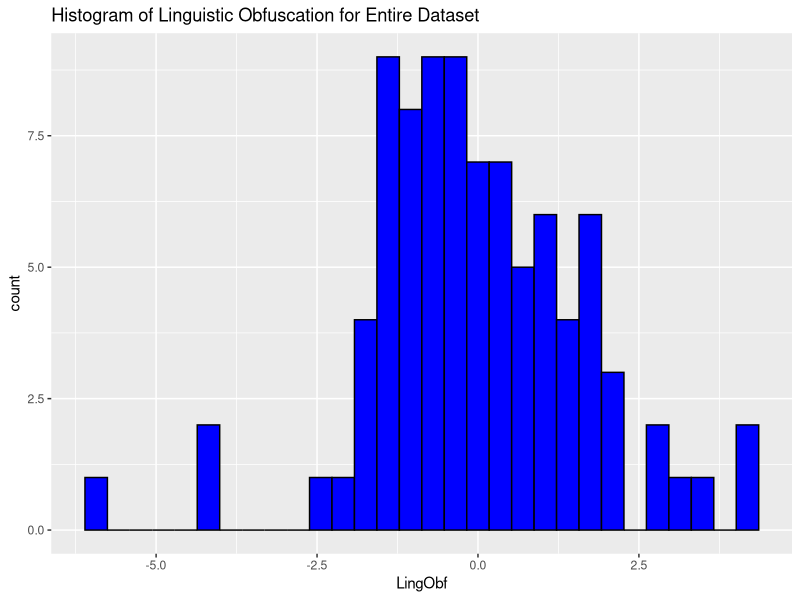
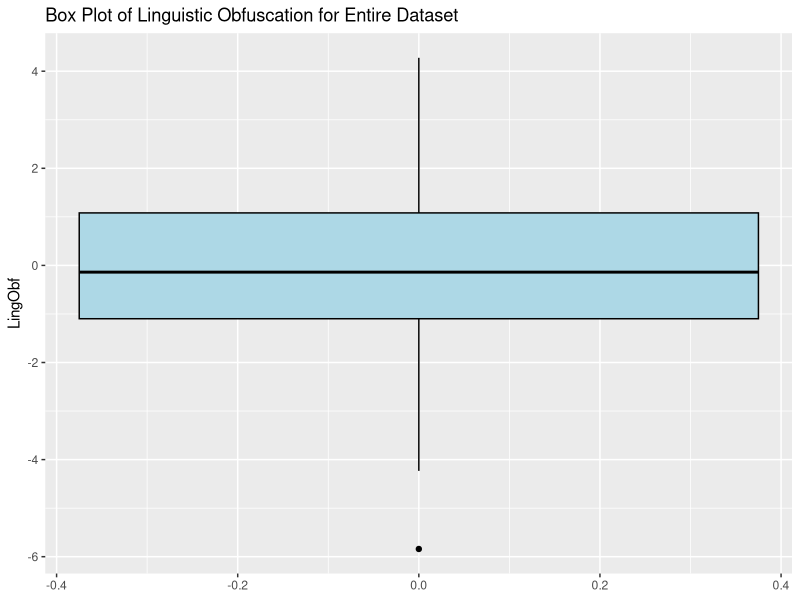
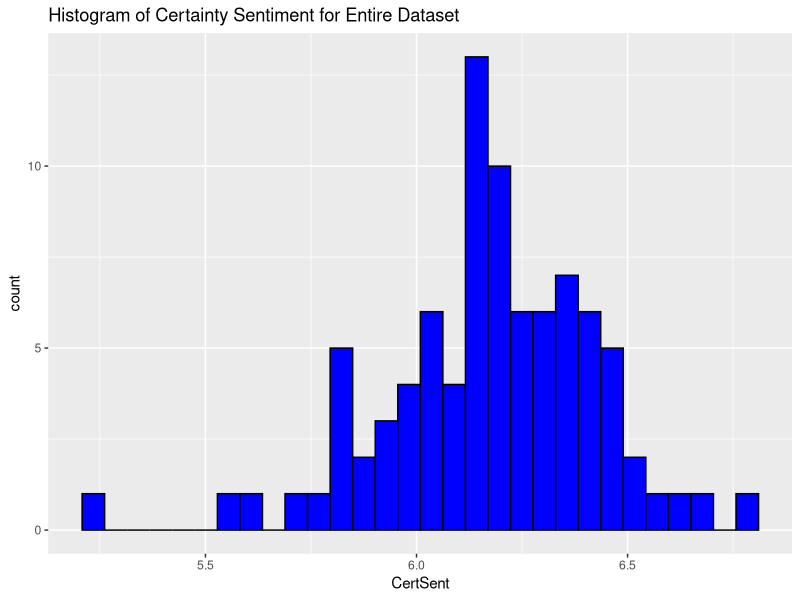
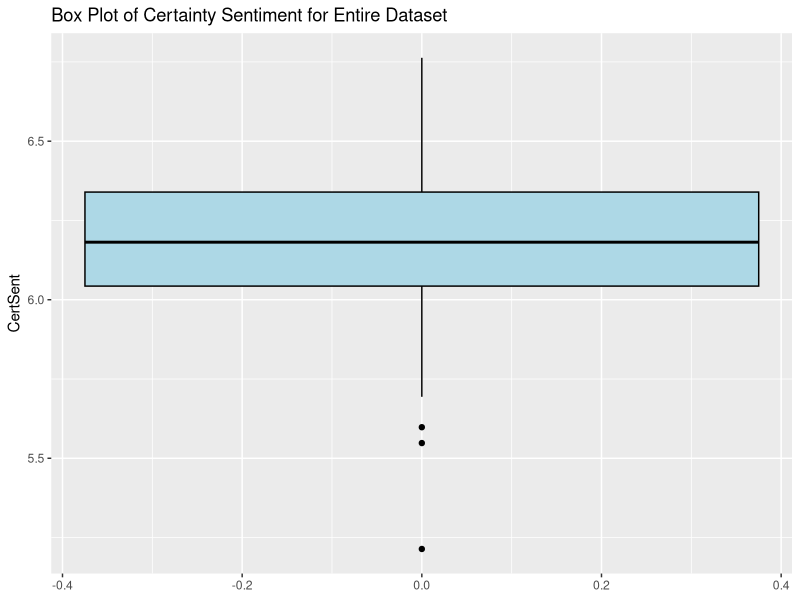
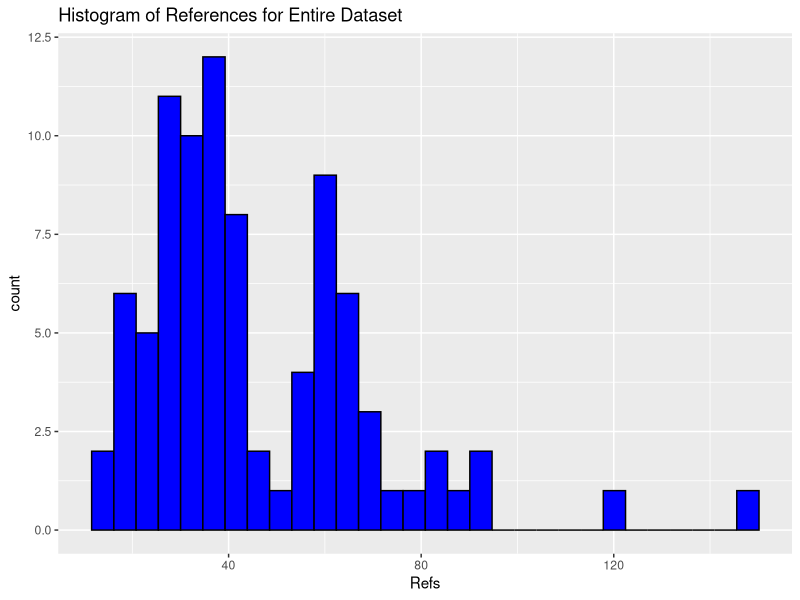
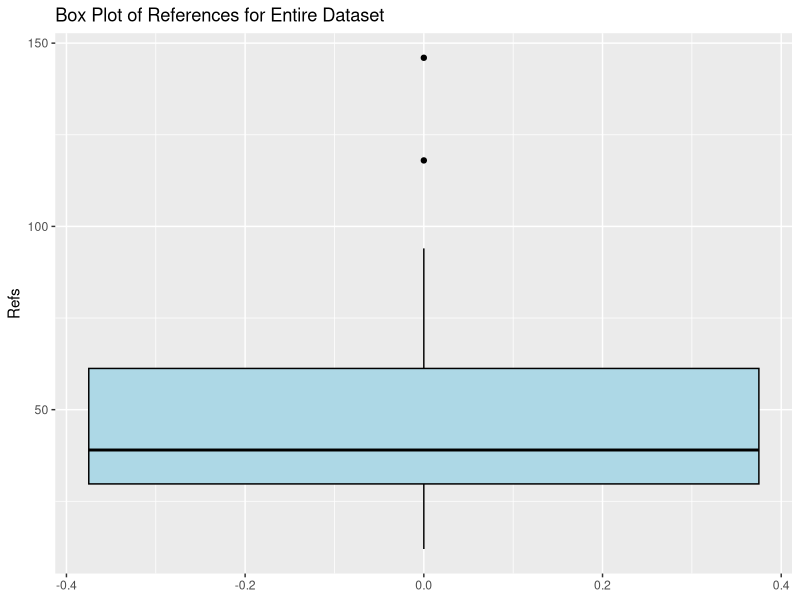
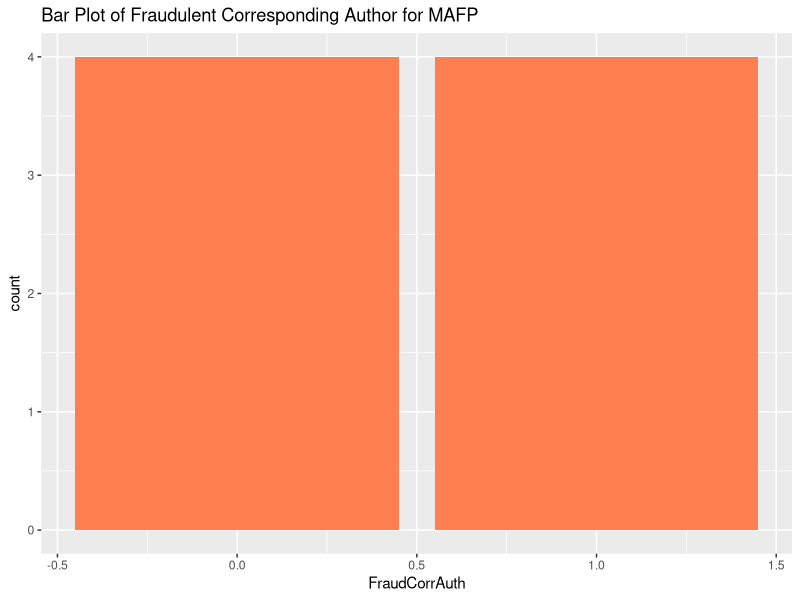

Here is the R script that generated these plots, in order:
## ---- chunk 1
# Set CRAN mirror
options(repos = list(CRAN = "https://cloud.r-project.org/"))
## ---- chunk 2
install.packages("readr")       # For reading data
install.packages("dplyr")       # For data manipulation and handling of missing data
install.packages("psych")       # For descriptive statistics, correlations
install.packages("ggplot2")     # For data visualization
install.packages("car")         # For diagnostic tests such as Levene's test
install.packages("rcompanion")  # For Games-Howell post-hoc test (if applicable)
install.packages("dunn.test")   # For Dunn post-hoc test (if applicable)
## ---- chunk 3
library(readr) # Loading the readr package

data <- read_csv("study_dataset.csv") # Loading in study dataset as "data"
## ---- chunk 4
# Calculate standardized scores for article, prep, and quantity and add them to the dataset
data$articles_standardized <- scale(data$article)
data$prep_standardized <- scale(data$prep)
data$quantity_standardized <- scale(data$quantity)

# Create the new variable 'abstraction' as the sum of the three standardized variables
data$abstraction <- (data$articles_standardized + data$prep_standardized + data$quantity_standardized)
## ---- chunk 5
# Calculate the new variable 'jargon' by subtracting 'Dic' from 100
data$jargon <- (100 - data$Dic)
## ---- chunk 6
# Standardize the new set of variables and add them to the dataset
data$abstraction_standardized <- scale(data$abstraction)
data$cause_standardized <- scale(data$cause)
data$jargon_standardized <- scale(data$jargon)
data$emo_pos_standardized <- scale(data$emo_pos)
data$flesch_re_standardized <- scale(data$flesch_re)
## ---- chunk 7
# Calculate 'LingObf'
data$LingObf <- (data$cause_standardized + data$abstraction_standardized + data$jargon_standardized) - (data$emo_pos_standardized + data$flesch_re_standardized)
## ---- chunk 8
data$CertSent <- data$certainty_avg
## ---- chunk 9
# Writing our data as a csv file in the current working directory
write.csv(data, "clean_study_data.csv")
## ---- chunk 10
library(dplyr) # Loading the dplyr package for data manipulation and handling missing values

# To summarize the number of missing values in each column
missing_data_summary <- sapply(data, function(x) sum(is.na(x)))

print(missing_data_summary) # To see summary of missing values for all columns
## ---- chunk 11
library(psych) # Loading the psych package

# Selecting the continuous variables I am interested in getting descriptive statistics for (plus paper type for the next part)
continuous_data_for_descriptives <- data[c("year", "Refs", "flesch_re", "WC", "abstraction", "jargon", "CertSent", "LingObf", "cause", "emo_pos", "article", "prep", "quantity", "PaperType")]

# Generating descriptive statistics for variables of interest
continuous_descriptive_stats_all <- describe(continuous_data_for_descriptives)

# Displaying the results of the descriptive stats for the variables listed above
continuous_descriptive_stats_all
## ---- chunk 12
# Making PaperType a factor variable in the continuous variable dataframe to allow for grouping
continuous_data_for_descriptives$PaperType <- factor(continuous_data_for_descriptives$PaperType, levels = c("SAFP", "MAFP", "SAGP", "MAGP"), labels = c("Single-Authored Fraudulent Papers", "Multi-Authored Fraudulent Papers", "Single-Authored Genuine Papers", "Multi-Authored Genuine Papers"))

# Generating descriptive statistics within PaperType groups
descriptive_stats_by_PaperType <- describeBy(continuous_data_for_descriptives, group = continuous_data_for_descriptives$PaperType)

descriptive_stats_by_PaperType
## ---- chunk 13
# Changing inst_pres (institutional prestige), gender, simple_reason, Country, and PaperType into factor variables
data$inst_pres <- factor(data$inst_pres, levels = c(0, 1), labels = c("Not Major Research Institution", "Major Research Institution"))
data$gender <- factor(data$gender, levels = c("FEMALE", "MALE"), labels = c("Female", "Male"))
data$simple_reason <- factor(data$simple_reason, levels = c("f_data", "f_image", "m_image", "f_data f_image"), labels = c("Fabricated/Falsified Data", "Fabricated/Falsified Image", "Manipulated Image", "Fabricated/Falsified Data and Image"))
data$Country <- factor(data$Country)
data$PaperType <- factor(data$PaperType)
## ---- chunk 14
# Creating the frequency tables for each categorical variable
freq_tab_inst_pres <- table(data$inst_pres)
freq_tab_gender <- table(data$gender)
freq_tab_simple_reason <- table(data$simple_reason)
freq_tab_Country <- table(data$Country)
freq_tab_PaperType <- table(data$PaperType)

# Displaying the frequency tables
freq_tab_inst_pres
freq_tab_gender
freq_tab_simple_reason
freq_tab_Country
freq_tab_PaperType
## ---- chunk 15
# Creating factor variables out of the dummy variables that track matching across groups
data$different_country <- factor(data$different_country, levels = c(0, 1), labels = c("Same Country", "Different Country"))
data$different_gender <- factor(data$different_gender, levels = c(0, 1), labels = c("Same Gender", "Different Gender"))
data$different_inst_pres <- factor(data$different_inst_pres, levels = c(0, 1), labels = c("Same Institutional Prestige", "Different Institutional Prestige"))
data$different_journal <- factor(data$different_journal, levels = c(0, 1), labels = c("Same Journal", "Different Journal"))
## ---- chunk 16
# Frequency tables and proportion tables
  # institutional prestige
frequency_table_by_PaperType_inst_pres <- table(data$PaperType, data$inst_pres)
frequency_table_by_PaperType_inst_pres
proportion_table_by_PaperType_inst_pres <- prop.table(frequency_table_by_PaperType_inst_pres, margin = 1)
proportion_table_by_PaperType_inst_pres
  # gender
frequency_table_by_PaperType_gender <- table(data$PaperType, data$gender)
frequency_table_by_PaperType_gender
proportion_table_by_PaperType_gender <- prop.table(frequency_table_by_PaperType_gender, margin = 1)
proportion_table_by_PaperType_gender
  # reason
frequency_table_by_PaperType_reason <- table(data$PaperType, data$simple_reason)
frequency_table_by_PaperType_reason
proportion_table_by_PaperType_reason <- prop.table(frequency_table_by_PaperType_reason, margin = 1)
proportion_table_by_PaperType_reason
  # country
frequency_table_by_PaperType_country <- table(data$PaperType, data$Country)
frequency_table_by_PaperType_country
proportion_table_by_PaperType_country <- prop.table(frequency_table_by_PaperType_country, margin = 1)
proportion_table_by_PaperType_country

# And for the matching characteristic dummy variables
  # Country different
frequency_table_by_PaperType_different_country <- table(data$PaperType, data$different_country)
frequency_table_by_PaperType_different_country
proportion_table_by_PaperType_different_country <- prop.table(frequency_table_by_PaperType_different_country, margin = 1)
proportion_table_by_PaperType_different_country
  # Gender different
frequency_table_by_PaperType_different_gender <- table(data$PaperType, data$different_gender)
frequency_table_by_PaperType_different_gender
proportion_table_by_PaperType_different_gender <- prop.table(frequency_table_by_PaperType_different_gender, margin = 1)
proportion_table_by_PaperType_different_gender
  # Institutional prestige different
frequency_table_by_PaperType_different_inst_pres <- table(data$PaperType, data$different_inst_pres)
frequency_table_by_PaperType_different_inst_pres
proportion_table_by_PaperType_different_inst_pres <- prop.table(frequency_table_by_PaperType_different_inst_pres, margin = 1)
proportion_table_by_PaperType_different_inst_pres
  # Journal different
frequency_table_by_PaperType_different_journal <- table(data$PaperType, data$different_journal)
frequency_table_by_PaperType_different_journal
proportion_table_by_PaperType_different_journal <- prop.table(frequency_table_by_PaperType_different_journal, margin = 1)
proportion_table_by_PaperType_different_journal

# Descriptive statistics for year off within PaperType groups
year_difference_descriptives <- describeBy(data$year_difference, group = data$PaperType, na.rm = TRUE)
year_difference_descriptives
num_auth_descriptives <- describeBy(data$NumAuth, group = data$PaperType, na.rm = TRUE)
num_auth_descriptives
## ---- chunk 17
library(ggplot2) # To load the ggplot2 package

# To produce histogram and box plot for LingObf
ggplot(data, aes(x = LingObf)) + 
  geom_histogram(fill = "blue", color = "black") +
  labs(title = "Histogram of Linguistic Obfuscation for Entire Dataset")
ggplot(data, aes(y = LingObf)) + 
  geom_boxplot(fill = "lightblue", color = "black") +
  labs(title = "Box Plot of Linguistic Obfuscation for Entire Dataset")

# To produce histogram and box plot for CertSent
ggplot(data, aes(x = CertSent)) + 
  geom_histogram(fill = "blue", color = "black") +
  labs(title = "Histogram of Certainty Sentiment for Entire Dataset")
ggplot(data, aes(y = CertSent)) + 
  geom_boxplot(fill = "lightblue", color = "black") +
  labs(title = "Box Plot of Certainty Sentiment for Entire Dataset")

# To produce histogram and box plot for Refs
ggplot(data, aes(x = Refs)) + 
  geom_histogram(fill = "blue", color = "black") +
  labs(title = "Histogram of References for Entire Dataset")
ggplot(data, aes(y = Refs)) + 
  geom_boxplot(fill = "lightblue", color = "black") +
  labs(title = "Box Plot of References for Entire Dataset")

# To produce bar plot for FraudCorrAuth
ggplot(data, aes(x = FraudCorrAuth)) + 
  geom_bar(fill = "coral") +
  labs(title = "Bar Plot of Fraudulent Corresponding Author for MAFP")
